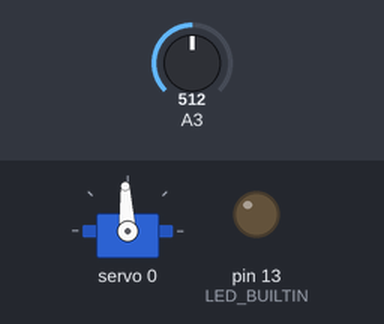
Bench run of a sketch on a simulated Arduino Uno, built with avr-gcc and run on an emulated ATmega328P. Parts: servo, output pins drawn as LEDs (lit = HIGH). The test bench sets the inputs (shaded band); at power-on: A3 = 512.

Above: at 1.2 s.
1.3 s: A3 set to 716
At 1.9 s:
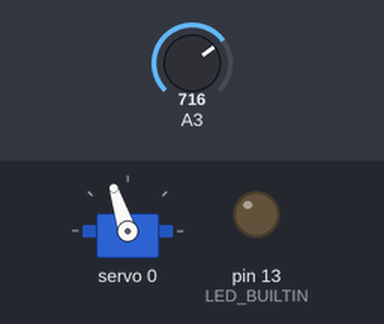
2.8 s: A3 set to 900
At 4.0 s:
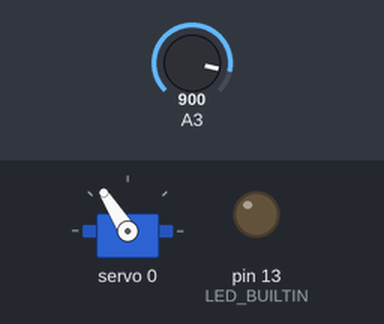
4.3 s: A3 set to 306
At 5.4 s:
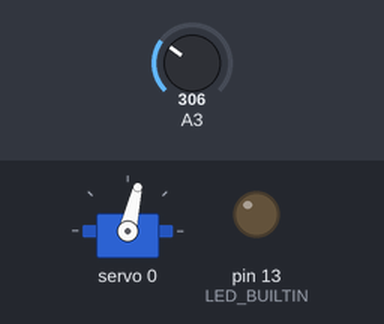
5.8 s: A3 set to 0
At 6.3 s:
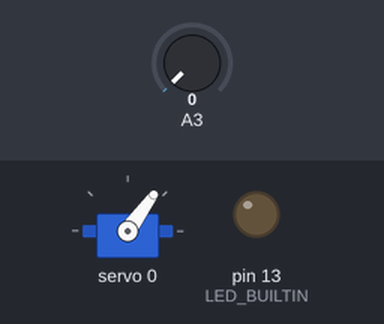
7.3 s: A3 set to 511
At 7.7 s:
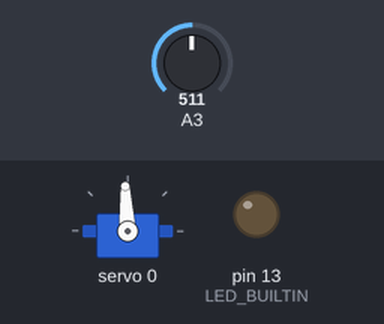
Timing chart, 0 to 9.8 s (numbered marks = the images above; inputs shaded):
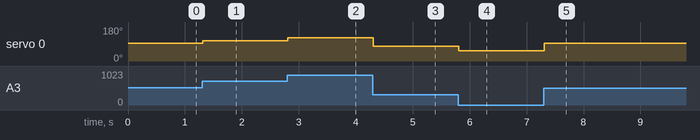

The sketch:

thruster.ino
```cpp
#include <Wire.h>
#include <Adafruit_PWMServoDriver.h>

Adafruit_PWMServoDriver pwm = Adafruit_PWMServoDriver (0x40, Wire);

#define SERVO_FREQ 60

int pot = analogRead(3);
int speed;

void setup() {
pwm.begin();
pwm.setOscillatorFrequency(27000000);
pwm.setPWMFreq(SERVO_FREQ);

pinMode(LED_BUILTIN, OUTPUT);

digitalWrite(LED_BUILTIN, LOW);
//pwm.writeMicroseconds(0, 0);
//delay(6000);
//pwm.writeMicroseconds(0, 1500);
//delay(8000);
}

void loop() {
pot = analogRead(3);
speed = map(pot, 0, 1023, 1100, 1900);
pwm.writeMicroseconds(0, speed);
delay(10);
}
```

Measured:
- after the input at 1.3 s, servo 0: 93° → 108° at once
- after the input at 2.8 s, servo 0: 108° → 122° at once
- after the input at 4.3 s, servo 0: 122° → 77° at once
- after the input at 5.8 s, servo 0: 77° → 54° at once
- after the input at 7.3 s, servo 0: 54° → 93° at once
